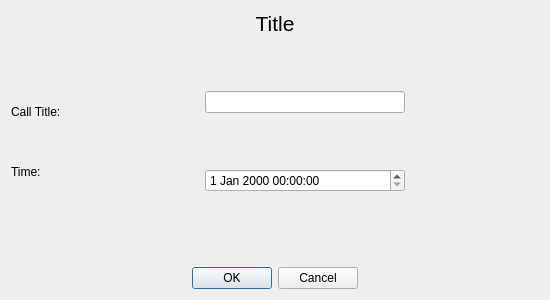
<?xml version="1.0" encoding="UTF-8"?>
<ui version="4.0">
 <class>ScheduleCallDialog</class>
 <widget class="QDialog" name="ScheduleCallDialog">
  <property name="geometry">
   <rect>
    <x>0</x>
    <y>0</y>
    <width>550</width>
    <height>300</height>
   </rect>
  </property>
  <property name="minimumSize">
   <size>
    <width>550</width>
    <height>300</height>
   </size>
  </property>
  <property name="maximumSize">
   <size>
    <width>550</width>
    <height>300</height>
   </size>
  </property>
  <property name="windowTitle">
   <string>Dialog</string>
  </property>
  <layout class="QVBoxLayout" name="verticalLayout_3">
   <item>
    <widget class="QLabel" name="labelTitle">
     <property name="font">
      <font>
       <pointsize>16</pointsize>
      </font>
     </property>
     <property name="text">
      <string>Title</string>
     </property>
     <property name="alignment">
      <set>Qt::AlignCenter</set>
     </property>
    </widget>
   </item>
   <item>
    <layout class="QHBoxLayout" name="horizontalLayout_3">
     <item>
      <layout class="QVBoxLayout" name="verticalLayout_2" stretch="2,0,0,0,2">
       <item>
        <spacer name="verticalSpacer_5">
         <property name="orientation">
          <enum>Qt::Vertical</enum>
         </property>
         <property name="sizeHint" stdset="0">
          <size>
           <width>20</width>
           <height>40</height>
          </size>
         </property>
        </spacer>
       </item>
       <item>
        <widget class="QLabel" name="label">
         <property name="text">
          <string>Call Title: </string>
         </property>
        </widget>
       </item>
       <item>
        <spacer name="verticalSpacer_4">
         <property name="orientation">
          <enum>Qt::Vertical</enum>
         </property>
         <property name="sizeHint" stdset="0">
          <size>
           <width>20</width>
           <height>40</height>
          </size>
         </property>
        </spacer>
       </item>
       <item>
        <widget class="QLabel" name="label_2">
         <property name="text">
          <string>Time:</string>
         </property>
        </widget>
       </item>
       <item>
        <spacer name="verticalSpacer_6">
         <property name="orientation">
          <enum>Qt::Vertical</enum>
         </property>
         <property name="sizeHint" stdset="0">
          <size>
           <width>20</width>
           <height>40</height>
          </size>
         </property>
        </spacer>
       </item>
      </layout>
     </item>
     <item>
      <layout class="QVBoxLayout" name="verticalLayout">
       <item>
        <spacer name="verticalSpacer_2">
         <property name="orientation">
          <enum>Qt::Vertical</enum>
         </property>
         <property name="sizeHint" stdset="0">
          <size>
           <width>20</width>
           <height>40</height>
          </size>
         </property>
        </spacer>
       </item>
       <item>
        <layout class="QHBoxLayout" name="horizontalLayout">
         <item>
          <spacer name="horizontalSpacer_3">
           <property name="orientation">
            <enum>Qt::Horizontal</enum>
           </property>
           <property name="sizeHint" stdset="0">
            <size>
             <width>40</width>
             <height>20</height>
            </size>
           </property>
          </spacer>
         </item>
         <item>
          <widget class="QLineEdit" name="inputCallTitle">
           <property name="minimumSize">
            <size>
             <width>200</width>
             <height>0</height>
            </size>
           </property>
           <property name="maximumSize">
            <size>
             <width>200</width>
             <height>16777215</height>
            </size>
           </property>
          </widget>
         </item>
         <item>
          <spacer name="horizontalSpacer_4">
           <property name="orientation">
            <enum>Qt::Horizontal</enum>
           </property>
           <property name="sizeHint" stdset="0">
            <size>
             <width>40</width>
             <height>20</height>
            </size>
           </property>
          </spacer>
         </item>
        </layout>
       </item>
       <item>
        <spacer name="verticalSpacer">
         <property name="orientation">
          <enum>Qt::Vertical</enum>
         </property>
         <property name="sizeHint" stdset="0">
          <size>
           <width>20</width>
           <height>40</height>
          </size>
         </property>
        </spacer>
       </item>
       <item>
        <layout class="QHBoxLayout" name="horizontalLayout_2">
         <item>
          <spacer name="horizontalSpacer">
           <property name="orientation">
            <enum>Qt::Horizontal</enum>
           </property>
           <property name="sizeHint" stdset="0">
            <size>
             <width>40</width>
             <height>20</height>
            </size>
           </property>
          </spacer>
         </item>
         <item>
          <widget class="QDateTimeEdit" name="dateTimeEdit">
           <property name="minimumSize">
            <size>
             <width>200</width>
             <height>0</height>
            </size>
           </property>
           <property name="maximumSize">
            <size>
             <width>200</width>
             <height>16777215</height>
            </size>
           </property>
          </widget>
         </item>
         <item>
          <spacer name="horizontalSpacer_2">
           <property name="orientation">
            <enum>Qt::Horizontal</enum>
           </property>
           <property name="sizeHint" stdset="0">
            <size>
             <width>40</width>
             <height>20</height>
            </size>
           </property>
          </spacer>
         </item>
        </layout>
       </item>
       <item>
        <spacer name="verticalSpacer_3">
         <property name="orientation">
          <enum>Qt::Vertical</enum>
         </property>
         <property name="sizeHint" stdset="0">
          <size>
           <width>20</width>
           <height>40</height>
          </size>
         </property>
        </spacer>
       </item>
      </layout>
     </item>
    </layout>
   </item>
   <item>
    <widget class="QLabel" name="labelMessage">
     <property name="text">
      <string/>
     </property>
     <property name="alignment">
      <set>Qt::AlignCenter</set>
     </property>
    </widget>
   </item>
   <item>
    <widget class="QDialogButtonBox" name="buttonBox">
     <property name="orientation">
      <enum>Qt::Horizontal</enum>
     </property>
     <property name="standardButtons">
      <set>QDialogButtonBox::Cancel|QDialogButtonBox::Ok</set>
     </property>
     <property name="centerButtons">
      <bool>true</bool>
     </property>
    </widget>
   </item>
  </layout>
 </widget>
 <resources/>
 <connections>
  <connection>
   <sender>buttonBox</sender>
   <signal>accepted()</signal>
   <receiver>ScheduleCallDialog</receiver>
   <slot>accept()</slot>
   <hints>
    <hint type="sourcelabel">
     <x>248</x>
     <y>254</y>
    </hint>
    <hint type="destinationlabel">
     <x>157</x>
     <y>274</y>
    </hint>
   </hints>
  </connection>
  <connection>
   <sender>buttonBox</sender>
   <signal>rejected()</signal>
   <receiver>ScheduleCallDialog</receiver>
   <slot>reject()</slot>
   <hints>
    <hint type="sourcelabel">
     <x>316</x>
     <y>260</y>
    </hint>
    <hint type="destinationlabel">
     <x>286</x>
     <y>274</y>
    </hint>
   </hints>
  </connection>
 </connections>
</ui>
